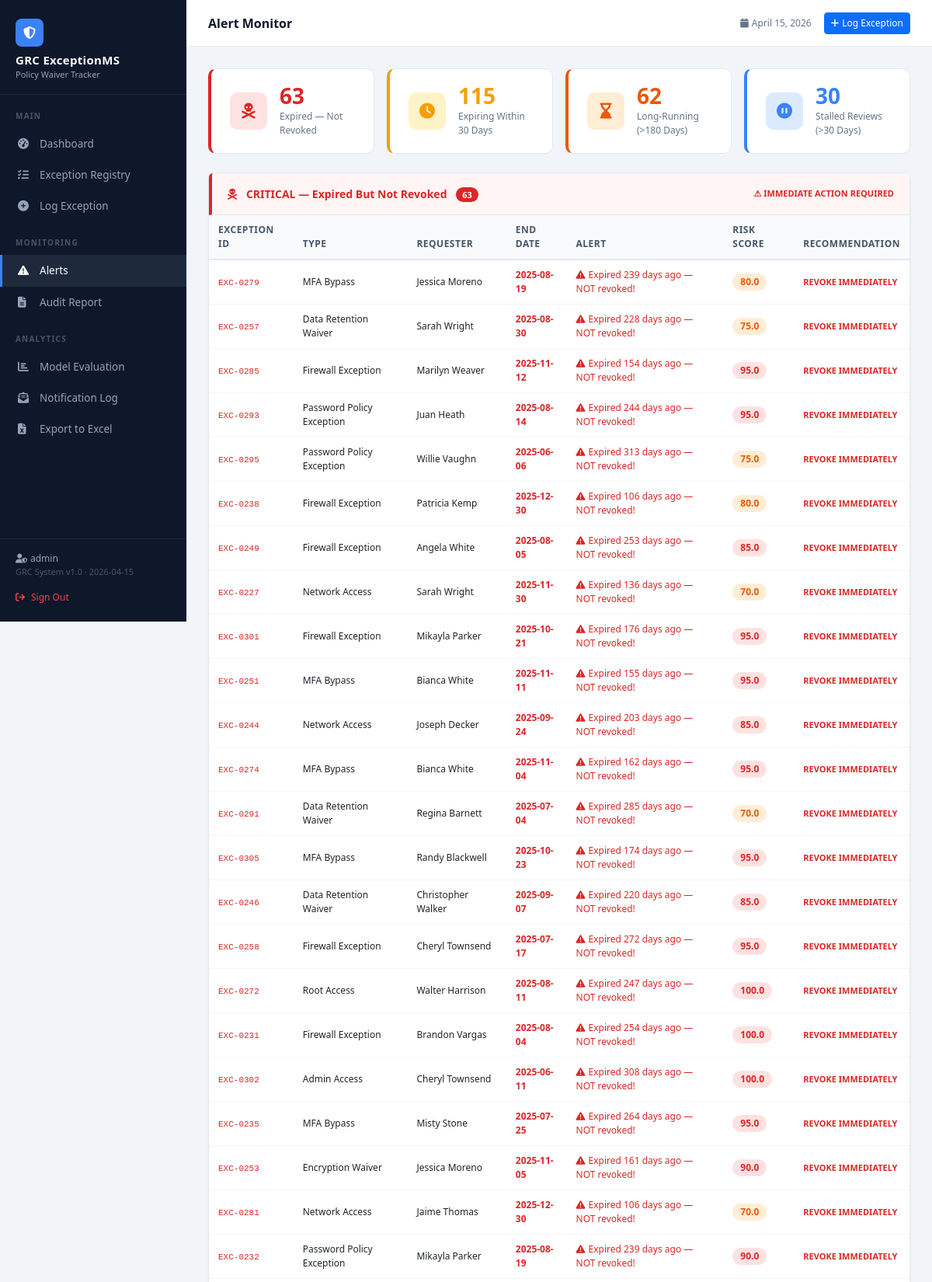
/alerts (signed in, upper part), run on the app's committed database.
### tables this page shows
CREATE TABLE exceptions (
            id               INTEGER PRIMARY KEY AUTOINCREMENT,
            exception_id     TEXT UNIQUE,
            type             TEXT,
            requester        TEXT,
            approver         TEXT,
            business_unit    TEXT,
            justification    TEXT,
            start_date       TEXT,
            end_date         TEXT,
            status           TEXT,
            risk_level       TEXT,
            risk_score       REAL DEFAULT 0,
            predicted_anomaly INTEGER DEFAULT 0,
            predicted_type   TEXT DEFAULT 'NONE',
            predicted_severity TEXT DEFAULT 'NONE'
        , renewal_count INTEGER DEFAULT 0, last_notified TEXT DEFAULT NULL);

### app.py (the view)
@app.route("/alerts")
@login_required
def alerts():
    db = get_db()
    all_exc = [row_to_dict(r) for r in db.execute("SELECT * FROM exceptions").fetchall()]
    db.close()
    expired_active, expiring_soon, long_running, stalled, critical_list = [], [], [], [], []
    for exc in all_exc:
        end   = datetime.strptime(exc["end_date"],   "%Y-%m-%d").date()
        start = datetime.strptime(exc["start_date"], "%Y-%m-%d").date()
        days_running      = (TODAY - start).days
        days_to_expiry    = (end - TODAY).days
        days_since_expiry = (TODAY - end).days
        exc = enrich(exc)
        if exc["status"] == "ACTIVE" and end < TODAY:
            exc["alert_msg"] = f"Expired {days_since_expiry} days ago — NOT revoked!"
            expired_active.append(exc)
        elif exc["status"] == "ACTIVE" and 0 <= days_to_expiry <= 30:
            exc["alert_msg"] = f"Expires in {days_to_expiry} days"
            expiring_soon.append(exc)
        elif days_running > 180 and exc["status"] == "ACTIVE":
            exc["alert_msg"] = f"Running for {days_running} days without renewal"
            long_running.append(exc)
        elif exc["status"] == "PENDING" and days_running > 30:
            exc["alert_msg"] = f"Pending review for {days_running} days"
            stalled.append(exc)
        if exc["risk_level"] == "CRITICAL" and exc["status"] == "ACTIVE":
            exc["alert_msg"] = exc.get("alert_msg", "Critical risk — needs immediate review")
            critical_list.append(exc)
    return render_template("alerts.html",
        expired_active=expired_active,
        expiring_soon=expiring_soon,
        long_running=long_running,
        stalled=stalled,
        critical_list=critical_list
    )

### app.py (called while the page is built)
def login_required(f):
    @wraps(f)
    def decorated(*args, **kwargs):
        if "user" not in session:
            flash("Please log in to access this page.", "error")
            return redirect(url_for("login"))
        return f(*args, **kwargs)
    return decorated

def row_to_dict(row):
    return dict(row)

def enrich(exc):
    end = datetime.strptime(exc["end_date"], "%Y-%m-%d").date()
    days_to_expiry = (end - TODAY).days
    if exc["status"] == "REVOKED":
        exc["display_status"] = "revoked"
    elif end < TODAY and exc["status"] == "ACTIVE":
        exc["display_status"] = "expired"
    elif days_to_expiry <= 30 and exc["status"] == "ACTIVE":
        exc["display_status"] = "expiring"
    elif exc["status"] == "PENDING":
        exc["display_status"] = "pending"
    else:
        exc["display_status"] = "active"
    exc["days_to_expiry"] = days_to_expiry
    return exc

### database.py (called while the page is built)
def get_db():
    conn = sqlite3.connect(DB_PATH)
    conn.row_factory = sqlite3.Row   # rows behave like dicts
    return conn

### templates/alerts.html (shortened to what this page needs)
{% extends "base.html" %}
{% block page_title %}Alert Monitor{% endblock %}
{% block content %}
<div class="row g-3 mb-4">
    <div class="col-md-3">
        <div class="kpi-card" style="border-left:4px solid #dc2626;">
            <div class="kpi-icon" style="background:#fee2e2;">
                <i class="fas fa-skull-crossbones" style="color:#dc2626;"></i>
            </div>
            <div>
                <div class="kpi-value" style="color:#dc2626;">{{ expired_active|length }}</div>
                <div class="kpi-label">Expired — Not Revoked</div>
            </div>
        </div>
    </div>
    <div class="col-md-3">
        <div class="kpi-card" style="border-left:4px solid #f59e0b;">
            <div class="kpi-icon" style="background:#fef3c7;">
                <i class="fas fa-clock" style="color:#f59e0b;"></i>
            </div>
            <div>
                <div class="kpi-value" style="color:#f59e0b;">{{ expiring_soon|length }}</div>
                <div class="kpi-label">Expiring Within 30 Days</div>
            </div>
        </div>
    </div>
    <div class="col-md-3">
        <div class="kpi-card" style="border-left:4px solid #ea580c;">
            <div class="kpi-icon" style="background:#ffedd5;">
                <i class="fas fa-hourglass-end" style="color:#ea580c;"></i>
            </div>
            <div>
                <div class="kpi-value" style="color:#ea580c;">{{ long_running|length }}</div>
                <div class="kpi-label">Long-Running (&gt;180 Days)</div>
            </div>
        </div>
    </div>
    <div class="col-md-3">
        <div class="kpi-card" style="border-left:4px solid #3b82f6;">
            <div class="kpi-icon" style="background:#dbeafe;">
                <i class="fas fa-pause-circle" style="color:#3b82f6;"></i>
            </div>
            <div>
                <div class="kpi-value" style="color:#3b82f6;">{{ stalled|length }}</div>
                <div class="kpi-label">Stalled Reviews (&gt;30 Days)</div>
            </div>
        </div>
    </div>
</div>
<div class="card mb-4">
    <div class="card-header d-flex justify-content-between align-items-center"
         style="background:#fff5f5;border-left:4px solid #dc2626;">
        <span style="color:#dc2626;">
            <i class="fas fa-skull-crossbones me-2"></i>
            CRITICAL — Expired But Not Revoked
            <span style="background:#dc2626;color:#fff;font-size:11px;padding:2px 8px;border-radius:20px;margin-left:8px;">{{ expired_active|length }}</span>
        </span>
        <span style="font-size:11px;color:#dc2626;font-weight:600;">⚠ IMMEDIATE ACTION REQUIRED</span>
    </div>
    <div class="card-body p-0">
        {% if expired_active %}
        <table class="table data-table mb-0">
            <thead>
                <tr>
                    <th>Exception ID</th>
                    <th>Type</th>
                    <th>Requester</th>
                    <th>End Date</th>
                    <th>Alert</th>
                    <th>Risk Score</th>
                    <th>Recommendation</th>
                </tr>
            </thead>
            <tbody>
                {% for exc in expired_active %}
                <tr class="row-expired">
                    <td><code style="font-size:11px;color:#dc2626;">{{ exc.exception_id }}</code></td>
                    <td style="font-size:12px;">{{ exc.type }}</td>
                    <td style="font-size:12px;">{{ exc.requester }}</td>
                    <td style="font-size:12px;color:#dc2626;font-weight:600;">{{ exc.end_date }}</td>
                    <td style="font-size:12px;">
                        <span style="color:#dc2626;"><i class="fas fa-triangle-exclamation me-1"></i>{{ exc.alert_msg }}</span>
                    </td>
                    <td>
                        {% set s = exc.risk_score %}
                        {% if s >= 85 %}<span class="score-pill score-critical">{{ s }}</span>
                        {% elif s >= 65 %}<span class="score-pill score-high">{{ s }}</span>
                        {% else %}<span class="score-pill score-medium">{{ s }}</span>{% endif %}
                    </td>
                    <td style="font-size:11px;color:#dc2626;font-weight:700;">REVOKE IMMEDIATELY</td>
                </tr>
                {% endfor %}
            </tbody>
        </table>
        {% else %}
        <div style="padding:32px;text-align:center;color:#10b981;">
            <i class="fas fa-circle-check" style="font-size:28px;display:block;margin-bottom:8px;"></i>
            No expired-active exceptions — all clear!
        </div>
        {% endif %}
    </div>
</div>
{% endblock %}

### templates/base.html (shortened to what this page needs)
<!DOCTYPE html>
<html lang="en">
<head>
    <link href="https://cdnjs.cloudflare.com/ajax/libs/bootstrap/5.3.0/css/bootstrap.min.css" rel="stylesheet">
    <link href="https://cdnjs.cloudflare.com/ajax/libs/font-awesome/6.4.0/css/all.min.css" rel="stylesheet">
</head>
<body>
<aside class="sidebar">
    <div class="sidebar-brand">
        <div class="brand-icon"><i class="fas fa-shield-halved"></i></div>
        <h1>GRC ExceptionMS</h1>
        <p>Policy Waiver Tracker</p>
    </div>
    <div class="nav-section-label">Main</div>
    <a href="/dashboard" class="nav-link {% if request.path=='/dashboard' or request.path=='/' %}active{% endif %}">
        <i class="fas fa-gauge-high"></i> Dashboard
    </a>
    <a href="/exceptions" class="nav-link {% if request.path=='/exceptions' %}active{% endif %}">
        <i class="fas fa-list-check"></i> Exception Registry
    </a>
    <a href="/add" class="nav-link {% if request.path=='/add' %}active{% endif %}">
        <i class="fas fa-plus-circle"></i> Log Exception
    </a>
    <div class="nav-section-label">Monitoring</div>
    <a href="/alerts" class="nav-link {% if request.path=='/alerts' %}active{% endif %}">
        <i class="fas fa-triangle-exclamation"></i> Alerts
    </a>
    <a href="/report" class="nav-link {% if request.path=='/report' %}active{% endif %}">
        <i class="fas fa-file-lines"></i> Audit Report
    </a>
    <div class="nav-section-label">Analytics</div>
    <a href="/evaluation" class="nav-link {% if request.path=='/evaluation' %}active{% endif %}">
        <i class="fas fa-chart-bar"></i> Model Evaluation
    </a>
    <a href="/notification-log" class="nav-link {% if request.path=='/notification-log' %}active{% endif %}">
    <i class="fas fa-envelope-open-text"></i> Notification Log
</a>
    <a href="/export/excel" class="nav-link">
        <i class="fas fa-file-excel"></i> Export to Excel
    </a>
    <div class="sidebar-footer">
    <div style="margin-bottom:10px;">
        <div style="color:#94a3b8;font-size:12px;">
            <i class="fas fa-user-shield me-1"></i>{{ session.get('user', 'Admin') }}
        </div>
        <div style="color:#475569;font-size:11px;">GRC System v1.0 · 2026-04-15</div>
    </div>
    <a href="/logout" style="display:flex;align-items:center;gap:8px;color:#ef4444;font-size:12px;text-decoration:none;padding:6px 0;">
        <i class="fas fa-arrow-right-from-bracket"></i> Sign Out
    </a>
</div>
</aside>
<div class="main-wrapper">
    <div class="topbar">
        <span class="topbar-title">{% block page_title %}Dashboard{% endblock %}</span>
        <div class="topbar-right">
            <span class="topbar-date"><i class="fas fa-calendar me-1"></i>April 15, 2026</span>
            <a href="/add" class="btn btn-sm btn-primary" style="font-size:12px;">
                <i class="fas fa-plus me-1"></i>Log Exception
            </a>
        </div>
    </div>
    <div class="page-content">
        {% block content %}{% endblock %}
    </div>
</div>
</body>
</html>

### templates/base.html (style rules this page uses)
:root { --sidebar-bg: #0f172a; --sidebar-accent: #3b82f6; --sidebar-text: #94a3b8; --sidebar-hover: #1e293b; --top-bar: #ffffff; --body-bg: #f1f5f9; --card-bg: #ffffff; --danger: #ef4444; --warning: #f59e0b; --success: #10b981; --info: #3b82f6; }
* { box-sizing: border-box; }
body { margin: 0; font-family: 'Segoe UI', system-ui, sans-serif; background: var(--body-bg); }
.sidebar { position: fixed; top: 0; left: 0; width: 240px; height: 100vh; background: var(--sidebar-bg); display: flex; flex-direction: column; z-index: 100; overflow-y: auto; }
.sidebar-brand { padding: 24px 20px 16px; border-bottom: 1px solid #1e293b; }
.sidebar-brand .brand-icon { width: 36px; height: 36px; background: var(--sidebar-accent); border-radius: 8px; display: inline-flex; align-items: center; justify-content: center; color: #fff; font-size: 16px; margin-bottom: 8px; }
.sidebar-brand h1 { color: #f8fafc; font-size: 15px; font-weight: 700; margin: 0; letter-spacing: 0.3px; }
.sidebar-brand p { color: var(--sidebar-text); font-size: 11px; margin: 2px 0 0; }
.nav-section-label { color: #475569; font-size: 10px; font-weight: 700; letter-spacing: 1.2px; text-transform: uppercase; padding: 20px 20px 8px; }
.sidebar .nav-link { color: var(--sidebar-text); padding: 10px 20px; display: flex; align-items: center; gap: 10px; font-size: 13.5px; border-radius: 0; transition: all 0.15s; border-left: 3px solid transparent; text-decoration: none; }
.sidebar .nav-link.active { background: var(--sidebar-hover); color: #f8fafc; border-left-color: var(--sidebar-accent); }
.sidebar .nav-link i { width: 18px; font-size: 14px; }
.sidebar-footer { margin-top: auto; padding: 16px 20px; border-top: 1px solid #1e293b; color: #475569; font-size: 11px; }
.main-wrapper { margin-left: 240px; min-height: 100vh; }
.topbar { background: var(--top-bar); border-bottom: 1px solid #e2e8f0; padding: 0 28px; height: 60px; display: flex; align-items: center; justify-content: space-between; position: sticky; top: 0; z-index: 50; }
.topbar-title { font-size: 16px; font-weight: 600; color: #0f172a; }
.topbar-right { display: flex; align-items: center; gap: 16px; }
.topbar-date { font-size: 12px; color: #64748b; }
.page-content { padding: 28px; }
.card { background: var(--card-bg); border: 1px solid #e2e8f0; border-radius: 10px; box-shadow: 0 1px 3px rgba(0,0,0,0.06); }
.card-header { background: transparent; border-bottom: 1px solid #e2e8f0; padding: 16px 20px; font-weight: 600; font-size: 14px; color: #0f172a; }
.kpi-card { background: var(--card-bg); border-radius: 10px; border: 1px solid #e2e8f0; padding: 20px 24px; display: flex; align-items: center; gap: 16px; }
.kpi-icon { width: 48px; height: 48px; border-radius: 10px; display: flex; align-items: center; justify-content: center; font-size: 20px; flex-shrink: 0; }
.kpi-value { font-size: 28px; font-weight: 700; color: #0f172a; line-height: 1; }
.kpi-label { font-size: 12px; color: #64748b; margin-top: 4px; }
.data-table { font-size: 13px; }
.data-table th { background:#f8fafc; font-weight:600; font-size:12px; color:#475569; text-transform:uppercase; letter-spacing:0.5px; border-bottom:2px solid #e2e8f0; padding:10px 12px; }
.data-table td { padding:10px 12px; vertical-align:middle; border-bottom:1px solid #f1f5f9; }
.row-expired { background: #fff5f5 !important; }
.score-pill { display:inline-block; padding:2px 10px; border-radius:20px; font-weight:700; font-size:12px; }
.score-critical { background:#fee2e2; color:#dc2626; }
.score-high { background:#ffedd5; color:#ea580c; }

### data on the page
exceptions: exception_id "EXC-0279", type "MFA Bypass", requester "Jessica Moreno", end_date "2025-08-19", alert_msg "Expired 239 days ago — NOT revoked!", risk_score "80.0"
exceptions: exception_id "EXC-0257", type "Data Retention Waiver", requester "Sarah Wright", end_date "2025-08-30", alert_msg "Expired 228 days ago — NOT revoked!", risk_score "75.0"
exceptions: exception_id "EXC-0285", type "Firewall Exception", requester "Marilyn Weaver", end_date "2025-11-12", alert_msg "Expired 154 days ago — NOT revoked!", risk_score "95.0"
exceptions: exception_id "EXC-0293", type "Password Policy Exception", requester "Juan Heath", end_date "2025-08-14", alert_msg "Expired 244 days ago — NOT revoked!", risk_score "95.0"
exceptions: exception_id "EXC-0295", type "Password Policy Exception", requester "Willie Vaughn", end_date "2025-06-06", alert_msg "Expired 313 days ago — NOT revoked!", risk_score "75.0"
exceptions: exception_id "EXC-0238", type "Firewall Exception", requester "Patricia Kemp", end_date "2025-12-30", alert_msg "Expired 106 days ago — NOT revoked!", risk_score "80.0"
exceptions: exception_id "EXC-0249", type "Firewall Exception", requester "Angela White", end_date "2025-08-05", alert_msg "Expired 253 days ago — NOT revoked!", risk_score "85.0"
exceptions: exception_id "EXC-0227", type "Network Access", requester "Sarah Wright", end_date "2025-11-30", alert_msg "Expired 136 days ago — NOT revoked!", risk_score "70.0"
exceptions: exception_id "EXC-0301", type "Firewall Exception", requester "Mikayla Parker", end_date "2025-10-21", alert_msg "Expired 176 days ago — NOT revoked!", risk_score "95.0"
exceptions: exception_id "EXC-0251", type "MFA Bypass", requester "Bianca White", end_date "2025-11-11", alert_msg "Expired 155 days ago — NOT revoked!", risk_score "95.0"
exceptions: exception_id "EXC-0244", type "Network Access", requester "Joseph Decker", end_date "2025-09-24", alert_msg "Expired 203 days ago — NOT revoked!", risk_score "85.0"
exceptions: exception_id "EXC-0274", type "MFA Bypass", requester "Bianca White", end_date "2025-11-04", alert_msg "Expired 162 days ago — NOT revoked!", risk_score "95.0"
exceptions: exception_id "EXC-0291", type "Data Retention Waiver", requester "Regina Barnett", end_date "2025-07-04", alert_msg "Expired 285 days ago — NOT revoked!", risk_score "70.0"
exceptions: exception_id "EXC-0305", type "MFA Bypass", requester "Randy Blackwell", end_date "2025-10-23", alert_msg "Expired 174 days ago — NOT revoked!", risk_score "95.0"
exceptions: exception_id "EXC-0246", type "Data Retention Waiver", requester "Christopher Walker", end_date "2025-09-07", alert_msg "Expired 220 days ago — NOT revoked!", risk_score "85.0"
exceptions: exception_id "EXC-0258", type "Firewall Exception", requester "Cheryl Townsend", end_date "2025-07-17", alert_msg "Expired 272 days ago — NOT revoked!", risk_score "95.0"
exceptions: exception_id "EXC-0272", type "Root Access", requester "Walter Harrison", end_date "2025-08-11", alert_msg "Expired 247 days ago — NOT revoked!", risk_score "100.0"
exceptions: exception_id "EXC-0231", type "Firewall Exception", requester "Brandon Vargas", end_date "2025-08-04", alert_msg "Expired 254 days ago — NOT revoked!", risk_score "100.0"
exceptions: exception_id "EXC-0302", type "Admin Access", requester "Cheryl Townsend", end_date "2025-06-11", alert_msg "Expired 308 days ago — NOT revoked!", risk_score "100.0"
exceptions: exception_id "EXC-0235", type "MFA Bypass", requester "Misty Stone", end_date "2025-07-25", alert_msg "Expired 264 days ago — NOT revoked!", risk_score "95.0"
exceptions: exception_id "EXC-0253", type "Encryption Waiver", requester "Jessica Moreno", end_date "2025-11-05", alert_msg "Expired 161 days ago — NOT revoked!", risk_score "90.0"
exceptions: exception_id "EXC-0281", type "Network Access", requester "Jaime Thomas", end_date "2025-12-30", alert_msg "Expired 106 days ago — NOT revoked!", risk_score "70.0"
exceptions: exception_id "EXC-0232", type "Password Policy Exception", requester "Mikayla Parker", end_date "2025-08-19", alert_msg "Expired 239 days ago — NOT revoked!", risk_score "90.0"

### other printed values
{{ session.get('user', 'Admin') }} "admin"
{{ expired_active|length }} "63"
{{ expiring_soon|length }} "115"
{{ long_running|length }} "62"
{{ stalled|length }} "30"
